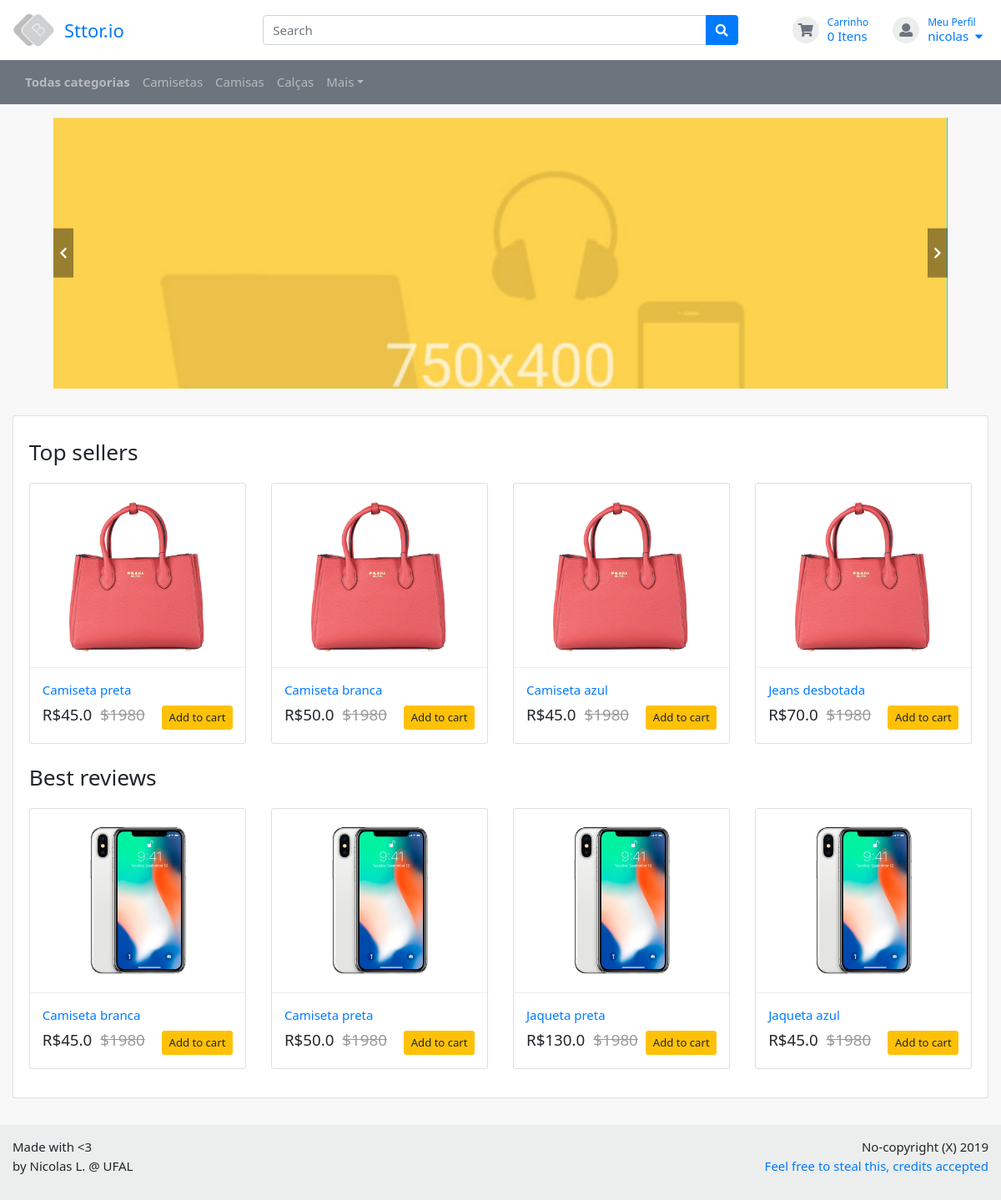
/store/ (signed in), run on the app's committed database.
### store/models.py (models this page shows, shortened)
class Cart(models.Model):
	user = models.ForeignKey(CustomUser, on_delete=models.CASCADE)
	date_created = models.DateTimeField(auto_now_add=True)
	date_updated = models.DateTimeField(auto_now=True)
	def get_total_items(self):
		print("ora")
		print(self.item_set.count())
		return self.item_set.count()

class Category(models.Model):
	store = models.ForeignKey(Store, on_delete=models.CASCADE)
	name = models.CharField(max_length=60, default='')
	date_created = models.DateTimeField(auto_now_add=True)
	date_updated = models.DateTimeField(auto_now=True)
	def __str__(self):
		return self.name

### users/models.py (models this page shows)
class CustomUser(AbstractUser):
	def __str__(self):
		return self.email
	def email_domain(self):
		return self.email.split('@')[1]

### store/views.py (the view)
# urls.py: path('store/', views.StoreLanding.as_view(), name='store-landing'),
class StoreLanding(View):
    def get(self, request, *args, **kwargs):
        categories_on_navbar = 3
        categories = Category.objects.all()[:categories_on_navbar]
        categories_more = Category.objects.all()[categories_on_navbar:]
        top_sellers = [{'id': 0, 'name': 'Camiseta preta', 'price': 45.0},
                       {'id': 1, 'name': 'Camiseta branca', 'price': 50.0},
                       {'id': 2, 'name': 'Camiseta azul', 'price': 45.0},
                       {'id': 3, 'name': 'Jeans desbotada', 'price': 70.0}]
        best_reviews = [{'name': 'Camiseta branca', 'price': 45.0},
                        {'name': 'Camiseta preta', 'price': 50.0},
                        {'name': 'Jaqueta preta', 'price': 130.0},
                        {'name': 'Jaqueta azul', 'price': 45.0}]
        context = {
            'categories': categories,
            'categories_more': categories_more,
            'top_sellers': top_sellers,
            'best_reviews': best_reviews,
        }
        return render(request, 'store/store_landing.html', context)

### ecommerce/processors.py (called while the page is built)
def shopping_cart_processor(request):
    try:
        cart = Cart.objects.get(user=request.user)
    except:
        cart = None
    return {'cart': cart}

### store/templates/store/store_landing.html (shortened to what this page needs)
{% extends "store/base.html" %}
{% load staticfiles %}
{% block content %}
<section class="section-main bg padding-top-sm">
	<div class="container">
		<div class="row-sm">
			<div class="col-md-11 ml-auto mr-auto">
				<div class="owl-init slider-main owl-carousel" data-items="1" data-dots="false" data-nav="true">
					<div class="item-slide">
						<img src="{% static 'images/banners/slide1.jpg' %}">
					</div>
				</div>
			</div>
		</div>
	</div>
</section>
<section class="section-content padding-y bg">
	<div class="container">
		<div class="card">
			<div class="card-body">
				<header class="section-heading">
					<h3 class="title-section">Top sellers</h3>
				</header>
				<div class="row">
					{% for product in top_sellers %}
					<div class="col-md-3">
						<figure class="card card-product">
							<div class="img-wrap">
								<img src="{% static 'images/items/3.jpg' %}">
							</div>
							<figcaption class="info-wrap">
								<a href="#" class="title">{{ product.name }}</a>
								<div class="action-wrap">
									<form method="post" action="{% url 'add-to-cart' %}">
										<button type="submit" class="btn btn-warning btn-sm float-right"> Add to cart </button>
									</form>
									<div class="price-wrap h5">
										<span class="price-new">R${{ product.price }}</span>
										<del class="price-old">$1980</del>
									</div>
								</div>
							</figcaption>
						</figure>
					</div>
					{% endfor %}
				</div>
				<header class="section-heading">
					<h3 class="title-section">Best reviews</h3>
				</header>
				<div class="row">
					{% for product in best_reviews %}
					<div class="col-md-3">
						<figure class="card card-product">
							<div class="img-wrap">
								<img src="{% static 'images/items/4.jpg' %}">
							</div>
							<figcaption class="info-wrap">
								<a href="#" class="title">{{ product.name }}</a>
								<div class="action-wrap">
									<a href="#" class="btn btn-warning btn-sm float-right"> Add to cart </a>
									<div class="price-wrap h5">
										<span class="price-new">R${{ product.price }}</span>
										<del class="price-old">$1980</del>
									</div>
								</div>
							</figcaption>
						</figure>
					</div>
					{% endfor %}
				</div>
			</div>
		</div>
	</div>
</section>
{% endblock %}

### store/templates/store/base.html (shortened to what this page needs)
{% load staticfiles %}
<!DOCTYPE HTML>
<html lang="en">
<head>
	<link href="{% static 'css/bootstrap.css' %}" rel="stylesheet" type="text/css"/>
	<link href="{% static 'fonts/fontawesome/css/fontawesome-all.min.css' %}" type="text/css" rel="stylesheet">
	<link href="{% static 'plugins/fancybox/fancybox.min.css' %}" type="text/css" rel="stylesheet">
	<link href="{% static 'plugins/owlcarousel/assets/owl.carousel.min.css' %}" rel="stylesheet">
	<link href="{% static 'plugins/owlcarousel/assets/owl.theme.default.css' %}" rel="stylesheet">
	<link href="{% static 'css/ui.css' %}" rel="stylesheet" type="text/css"/>
	<link href="{% static 'css/responsive.css' %}" rel="stylesheet" media="only screen and (max-width: 1200px)" />
</head>
<body>
	<header class="section-header">
			<section class="header-main">
				<div class="container">
					<div class="row align-items-center">
						<div class="col-lg-3">
							<a href="{% url 'store-landing' %}">
								<div class="brand-wrap">
									<img class="logo" src="{% static 'images/logo-dark.png' %}">
									<h2 class="logo-text">Sttor.io</h2>
								</div>
							</a>
						</div>
						<div class="col-lg-6 col-sm-6">
							{% if category_name %}
							<form action="{% url 'product-list' category_name %}" class="search-wrap" method="get">
							{% else %}
							<form action="{% url 'product-list' 'Tudo' %}" class="search-wrap" method="get">
							{% endif %}
								<div class="input-group">
									<input name="q" type="text" class="form-control" placeholder="Search">
									<div class="input-group-append">
										<button class="btn btn-primary" type="submit">
											<i class="fa fa-search"></i>
										</button>
									</div>
								</div>
							</form>
						</div>
						<div class="col-lg-3 col-sm-6">
							<div class="widgets-wrap d-flex justify-content-end">
								<div class="widget-header">
									<a href="#cart" class="icontext" data-toggle="modal" data-target="#exampleModal">
										<div class="icon-wrap icon-xs bg2 round text-secondary"><i class="fa fa-shopping-cart"></i></div>
										<div class="text-wrap">
											<small>Carrinho</small>
											{% if cart.get_total_items == 1 %}
											<span>{{ cart.get_total_items }} Item</span>
											{% else %}
											<span>{{ cart.get_total_items }} Itens</span>
											{% endif %}
										</div>
									</a>
								</div>
								<div class="widget-header dropdown">
									{% if user.is_authenticated %}
									<a href="#" class="ml-3 icontext" data-toggle="dropdown" data-offset="20,10">
										<div class="icon-wrap icon-xs bg2 round text-secondary"><i class="fa fa-user"></i></div>
										<div class="text-wrap">
											<small>Meu Perfil</small>
											<span>{{ user.username }}&ensp;<i class="fa fa-caret-down"></i></span>
										</div>
									</a>
									{% endif %}
								</div>
							</div>
						</div>
					</div>
				</div>
			</section>
			<nav class="navbar navbar-expand-lg navbar-dark bg-secondary">
				<div class="container">
					<div class="collapse navbar-collapse" id="main_nav">
						<ul class="navbar-nav">
							<li class="nav-item">
								<a class="nav-link pl-0" href="#"> <strong>Todas categorias</strong></a>
							</li>
							{% for category in categories %}
							<li class="nav-item">
								<a class="nav-link" href="#">{{ category }}</a>
							</li>
							{% endfor %}
							{% if categories_more %}
							<li class="nav-item dropdown">
								<a class="nav-link dropdown-toggle" href="http://example.com" id="dropdown07" data-toggle="dropdown" aria-haspopup="true" aria-expanded="false">Mais</a>
							</li>
							{% endif %}
						</ul>
					</div>
				</div>
			</nav>
		</header>
		{% block content %}
		{% endblock %}
		<footer class="section-footer bg2">
			<div class="container">
				<section class="footer-bottom row">
					<div class="col-sm-6">
						<p> Made with <3<br>  by Nicolas L. @ UFAL</p>
					</div>
					<div class="col-sm-6">
						<p class="text-sm-right">
							No-copyright (X) 2019 <br>
							<a href="http://github.com/nicolasleao/django-ecommerce">Feel free to steal this, credits accepted</a>
						</p>
					</div>
				</section>
			</div>
		</footer>
	</body>
</html>

### static/css/ui.css (style rules this page uses)
html { font-size: 15px; }
.img-wrap { text-align: center; display: block; }
.img-wrap img { max-width: 100%; }
.icon-wrap { text-align: center; }
.icon-xs, .icon-sm, .icon-md, .icon-lg { display: inline-block; text-align: center; }
.icon-xs { width: 32px; height: 32px; line-height: 32px; font-size: 16px; }
.round { border-radius: 200px; }
.padding-y { padding-top: 32px; padding-bottom: 32px; }
.padding-top-sm { padding-top: 16px; }
figure { margin-bottom: 0; }
.row-sm { margin-right: -7px; margin-left: -7px; display: -ms-flexbox; display: -webkit-box; display: flex; -ms-flex-wrap: wrap; flex-wrap: wrap; }
.row-sm > [class^="col"] { padding-left: 7px; padding-right: 7px; }
.bg { background-color: #f8f8f8 !important; }
.bg2 { background-color: #eceded !important; }
.section-heading { margin-bottom: 20px; margin-top: 10px; }
.title-section { padding-right: 15px; }
.header-main { padding-top: 1rem; padding-bottom: 1rem; }
.brand-wrap .logo, .navbar-brand .logo { margin-right: 7px; max-height: 42px; display: inline-block; }
.brand-wrap .logo-text, .navbar-brand .logo-text { margin: 0; display: inline-block; font-size: 22px; vertical-align: middle; }
.header-main { position: relative; }
.widget-header { margin-left: 7px; margin-right: 7px; display: inline-block; position: relative; }
.footer-bottom { padding: 15px 0; }
.slider-main .item-slide { height: 325px; }
.slider-main .item-slide img { min-width: 100%; min-height: 100%; -o-object-fit: cover; object-fit: cover; }
.card-product { margin-bottom: 1rem; }
.card-product:after { content: ""; display: table; clear: both; visibility: hidden; }
.card-product .img-wrap { border-radius: 0.2rem 0.2rem 0 0; overflow: hidden; position: relative; height: 220px; text-align: center; }
.card-product .img-wrap img { max-height: 100%; max-width: 100%; width: auto; display: inline-block; -o-object-fit: cover; object-fit: cover; }
.card-product .info-wrap { overflow: hidden; padding: 15px; border-top: 1px solid #eee; }
.card-product .action-wrap { padding-top: 4px; margin-top: 4px; }
.card-product .title { margin-top: 0; }
.card .img-wrap { overflow: hidden; }
.icontext { display: -webkit-inline-box; display: -ms-inline-flexbox; display: inline-flex; -webkit-box-align: center; -ms-flex-align: center; align-items: center; }
.icontext .icon-wrap { position: relative; }
.icontext .text-wrap { line-height: 1.2; padding-left: 10px; }
.icontext small, .icontext .title { display: block; }
.price-new, .price { margin-right: 5px; }
.price-old { color: #999; }

### data on the page
Cart: get_total_items "0"
CustomUser: username "nicolas"
Category: name "Camisetas"
Category: name "Camisas"
Category: name "Calças"

### other printed values
{{ product.name }} "Camiseta preta" "Camiseta branca" "Camiseta azul" "Jeans desbotada"
{{ product.price }} "45.0" "50.0" "45.0" "70.0"
{{ product.name }} "Camiseta branca" "Camiseta preta" "Jaqueta preta" "Jaqueta azul"
{{ product.price }} "45.0" "50.0" "130.0" "45.0"
